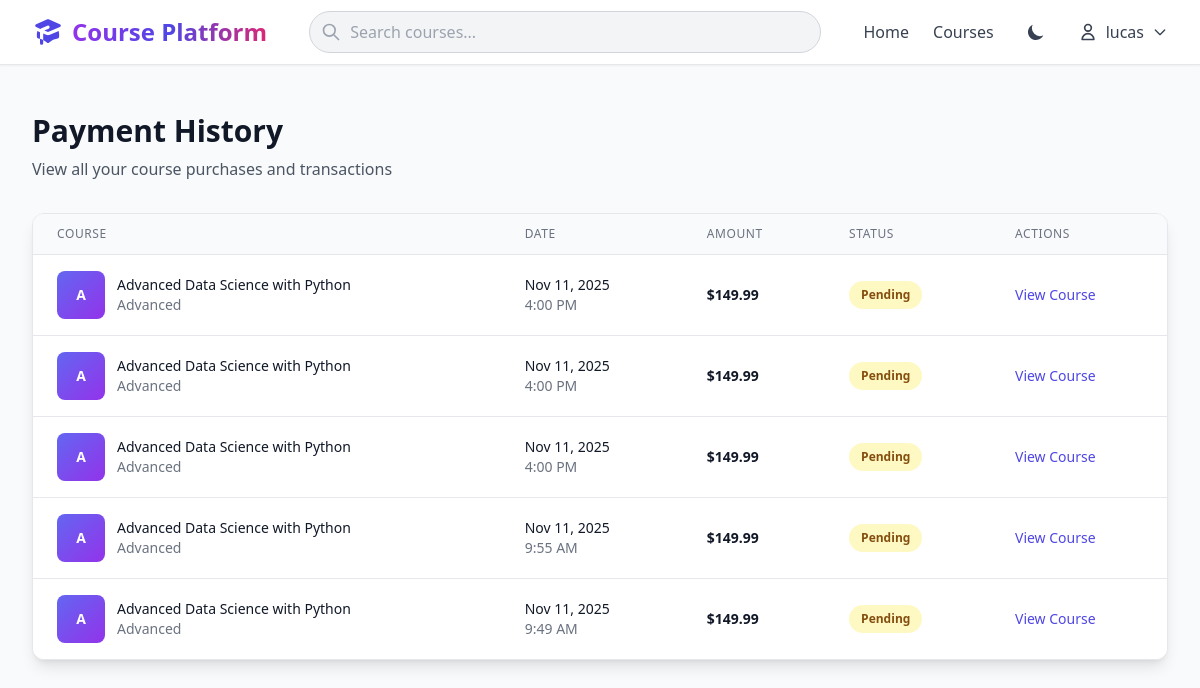
The page /payments/history/ (signed in) on the database its author committed.
### users/models.py (models this page shows, shortened)
class User(AbstractUser):
    USER_TYPES = (
        ('student', 'Student'),
        ('instructor', 'Instructor'),
        ('admin', 'Admin'),
    )
    user_type = models.CharField(max_length=20, choices=USER_TYPES, default='student')
    profile_picture = models.ImageField(upload_to='profiles/', null=True, blank=True)
    bio = models.TextField(blank=True)
    date_joined = models.DateTimeField(auto_now_add=True)
    updated_at = models.DateTimeField(auto_now=True)

### payments/models.py (models this page shows, shortened)
class Payment(models.Model):
    STATUS_CHOICES = (
        ('pending', 'Pending'),
        ('completed', 'Completed'),
        ('failed', 'Failed'),
        ('refunded', 'Refunded'),
    )
    user = models.ForeignKey(
        settings.AUTH_USER_MODEL,
        on_delete=models.CASCADE,
        related_name='payments'
    )
    course = models.ForeignKey(
        Course,
        on_delete=models.CASCADE,
        related_name='payments'
    )
    amount = models.DecimalField(max_digits=10, decimal_places=2)
    currency = models.CharField(max_length=3, default='USD')
    status = models.CharField(max_length=20, choices=STATUS_CHOICES, default='pending')
    stripe_checkout_session_id = models.CharField(max_length=255, blank=True, null=True)
    stripe_payment_intent_id = models.CharField(max_length=255, blank=True, null=True)
    created_at = models.DateTimeField(auto_now_add=True)
    updated_at = models.DateTimeField(auto_now=True)
    completed_at = models.DateTimeField(null=True, blank=True)
    class Meta:
        ordering = ['-created_at']
        indexes = [
            models.Index(fields=['-created_at']),
            models.Index(fields=['user', 'course']),
            models.Index(fields=['stripe_checkout_session_id']),
        ]

### courses/models.py (models this page shows, shortened)
class Course(models.Model):
    LEVEL_CHOICES = (
        ("beginner", "Beginner"),
        ("intermediate", "Intermediate"),
        ("advanced", "Advanced"),
    )
    STATUS_CHOICES = (
        ("draft", "Draft"),
        ("published", "Published"),
        ("archived", "Archived"),
    )
    title = models.CharField(max_length=200)
    slug = models.SlugField(unique=True, max_length=200)
    description = models.TextField()
    short_description = models.CharField(max_length=300, blank=True)
    instructor = models.ForeignKey(
        settings.AUTH_USER_MODEL,
        on_delete=models.CASCADE,
        related_name="courses",
        limit_choices_to={"user_type": "instructor"},
    )
    category = models.ForeignKey(
        Category,
        on_delete=models.SET_NULL,
        null=True,
        blank=True,
        related_name="courses",
    )
    thumbnail = models.ImageField(upload_to="course_thumbnails/", null=True, blank=True)
    background_image = models.ImageField(
        upload_to="course_backgrounds/", null=True, blank=True
    )
    price = models.DecimalField(max_digits=10, decimal_places=2, default=0.00)
    level = models.CharField(max_length=20, choices=LEVEL_CHOICES, default="beginner")
    duration_hours = models.PositiveIntegerField(default=0)
    status = models.CharField(max_length=20, choices=STATUS_CHOICES, default="draft")
    featured = models.BooleanField(default=False)
    created_at = models.DateTimeField(auto_now_add=True)
    updated_at = models.DateTimeField(auto_now=True)
    class Meta:
        ordering = ["-created_at"]

### payments/views.py (the view)
# urls.py: path('history/', views.payment_history, name='payment_history'),
@login_required
def payment_history(request):
    try:
        payments = Payment.objects.filter(user=request.user).select_related('course')
        return render(request, 'payments/history.html', {
            'payments': payments,
        })
    except Exception as e:
        logger.error(f"Error in payment_history: {str(e)}")
        messages.error(request, 'Error loading payment history.')
        return redirect('home')

### templates/payments/history.html (shortened to what this page needs)
{% extends 'base.html' %}
{% load static %}
{% block content %}
<div class="max-w-7xl mx-auto px-4 sm:px-6 lg:px-8 py-12">
    <div class="mb-8">
        <h1 class="text-3xl font-bold text-gray-900 dark:text-white mb-2">Payment History</h1>
        <p class="text-gray-600 dark:text-gray-400">View all your course purchases and transactions</p>
    </div>
    {% if payments %}
        <div class="bg-white dark:bg-gray-800 rounded-xl shadow-lg overflow-hidden border border-gray-200 dark:border-gray-700">
            <div class="overflow-x-auto">
                <table class="min-w-full divide-y divide-gray-200 dark:divide-gray-700">
                    <thead class="bg-gray-50 dark:bg-gray-900">
                        <tr>
                            <th scope="col" class="px-6 py-3 text-left text-xs font-medium text-gray-500 dark:text-gray-400 uppercase tracking-wider">
                                Course
                            </th>
                            <th scope="col" class="px-6 py-3 text-left text-xs font-medium text-gray-500 dark:text-gray-400 uppercase tracking-wider">
                                Date
                            </th>
                            <th scope="col" class="px-6 py-3 text-left text-xs font-medium text-gray-500 dark:text-gray-400 uppercase tracking-wider">
                                Amount
                            </th>
                            <th scope="col" class="px-6 py-3 text-left text-xs font-medium text-gray-500 dark:text-gray-400 uppercase tracking-wider">
                                Status
                            </th>
                            <th scope="col" class="px-6 py-3 text-left text-xs font-medium text-gray-500 dark:text-gray-400 uppercase tracking-wider">
                                Actions
                            </th>
                        </tr>
                    </thead>
                    <tbody class="bg-white dark:bg-gray-800 divide-y divide-gray-200 dark:divide-gray-700">
                        {% for payment in payments %}
                            <tr class="hover:bg-gray-50 dark:hover:bg-gray-700 transition">
                                <td class="px-6 py-4 whitespace-nowrap">
                                    <div class="flex items-center">
                                        {% if payment.course.thumbnail %}
                                            <img src="{{ payment.course.thumbnail.url }}" alt="{{ payment.course.title }}"
                                                 class="w-12 h-12 rounded-lg object-cover mr-3">
                                        {% else %}
                                            <div class="w-12 h-12 rounded-lg bg-gradient-to-br from-indigo-500 to-purple-600 flex items-center justify-center mr-3">
                                                <span class="text-white text-sm font-bold">{{ payment.course.title|first }}</span>
                                            </div>
                                        {% endif %}
                                        <div>
                                            <div class="text-sm font-medium text-gray-900 dark:text-white">
                                                {{ payment.course.title|truncatewords:5 }}
                                            </div>
                                            <div class="text-sm text-gray-500 dark:text-gray-400">
                                                {{ payment.course.level|title }}
                                            </div>
                                        </div>
                                    </div>
                                </td>
                                <td class="px-6 py-4 whitespace-nowrap">
                                    <div class="text-sm text-gray-900 dark:text-white">
                                        {{ payment.created_at|date:"M d, Y" }}
                                    </div>
                                    <div class="text-sm text-gray-500 dark:text-gray-400">
                                        {{ payment.created_at|time:"g:i A" }}
                                    </div>
                                </td>
                                <td class="px-6 py-4 whitespace-nowrap">
                                    <div class="text-sm font-semibold text-gray-900 dark:text-white">
                                        ${{ payment.amount }}
                                    </div>
                                </td>
                                <td class="px-6 py-4 whitespace-nowrap">
                                    {% if payment.status == 'completed' %}
                                        <span class="px-3 py-1 inline-flex text-xs leading-5 font-semibold rounded-full bg-green-100 dark:bg-green-900/30 text-green-800 dark:text-green-400">
                                            Completed
                                        </span>
                                    {% elif payment.status == 'pending' %}
                                        <span class="px-3 py-1 inline-flex text-xs leading-5 font-semibold rounded-full bg-yellow-100 dark:bg-yellow-900/30 text-yellow-800 dark:text-yellow-400">
                                            Pending
                                        </span>
                                    {% elif payment.status == 'failed' %}
                                        <span class="px-3 py-1 inline-flex text-xs leading-5 font-semibold rounded-full bg-red-100 dark:bg-red-900/30 text-red-800 dark:text-red-400">
                                            Failed
                                        </span>
                                    {% elif payment.status == 'refunded' %}
                                        <span class="px-3 py-1 inline-flex text-xs leading-5 font-semibold rounded-full bg-gray-100 dark:bg-gray-700 text-gray-800 dark:text-gray-400">
                                            Refunded
                                        </span>
                                    {% endif %}
                                </td>
                                <td class="px-6 py-4 whitespace-nowrap text-sm">
                                    <a href="{% url 'course_detail' payment.course.slug %}"
                                       class="text-indigo-600 dark:text-indigo-400 hover:text-indigo-900 dark:hover:text-indigo-300 font-medium">
                                        View Course
                                    </a>
                                </td>
                            </tr>
                        {% endfor %}
                    </tbody>
                </table>
            </div>
        </div>
    {% endif %}
</div>
{% endblock %}

### templates/base.html (shortened to what this page needs)
{% load static tailwind_tags %}
<!DOCTYPE html>
<html lang="en" class="h-full" data-theme="light">
<head>
    {% tailwind_css %}
    <link href="https://cdn.jsdelivr.net/npm/flowbite@2.5.2/dist/flowbite.min.css" rel="stylesheet" />
</head>
<body class="bg-gray-50 dark:bg-gray-900 min-h-screen transition-colors duration-300">
    <nav class="bg-white dark:bg-gray-800 border-b border-gray-200 dark:border-gray-700 sticky top-0 z-50 shadow-sm backdrop-blur-lg bg-opacity-95 dark:bg-opacity-95">
        <div class="max-w-7xl mx-auto px-4 sm:px-6 lg:px-8">
            <div class="flex justify-between items-center h-16">
                <div class="flex items-center">
                    <a href="{% url 'home' %}" class="flex items-center space-x-2 group">
                        <span class="text-2xl font-bold bg-gradient-to-r from-purple-600 via-indigo-600 to-pink-600 dark:from-purple-400 dark:via-indigo-400 dark:to-pink-400 bg-clip-text text-transparent">
                        </span>
                    </a>
                </div>
                <div class="hidden md:flex items-center space-x-6 flex-1 max-w-lg mx-8">
                    <div class="relative w-full"
                         hx-get="{% url 'search_courses' %}"
                         hx-trigger="keyup changed delay:300ms"
                         hx-target="#search-results"
                         hx-swap="innerHTML"
                         hx-indicator="#search-spinner">
                        <input type="text"
                               name="q"
                               placeholder="Search courses..."
                               class="w-full px-4 py-2 pl-10 pr-4 bg-gray-100 dark:bg-gray-700 text-gray-900 dark:text-white border border-gray-300 dark:border-gray-600 rounded-full focus:ring-2 focus:ring-indigo-500 dark:focus:ring-indigo-400 focus:border-transparent transition"
                               autocomplete="off">
                        <div class="absolute inset-y-0 left-0 flex items-center pl-3 pointer-events-none">
                        </div>
                    </div>
                </div>
                <div class="hidden md:flex items-center space-x-6">
                    <a href="{% url 'home' %}" class="text-gray-700 dark:text-gray-300 hover:text-indigo-600 dark:hover:text-indigo-400 transition font-medium">Home</a>
                    <a href="{% url 'course_list' %}" class="text-gray-700 dark:text-gray-300 hover:text-indigo-600 dark:hover:text-indigo-400 transition font-medium">Courses</a>
                    <button id="theme-toggle" type="button" class="p-2 rounded-lg text-gray-700 dark:text-gray-300 hover:bg-gray-100 dark:hover:bg-gray-700 transition">
                        <svg id="theme-toggle-dark-icon" class="hidden w-5 h-5" fill="currentColor" viewBox="0 0 20 20">
                            <path d="M17.293 13.293A8 8 0 016.707 2.707a8.001 8.001 0 1010.586 10.586z"></path>
                        </svg>
                    </button>
                    {% if user.is_authenticated %}
                        <div class="relative">
                            <button id="user-menu-button" type="button" class="flex items-center space-x-2 text-gray-700 dark:text-gray-300 hover:text-indigo-600 dark:hover:text-indigo-400 transition font-medium" data-dropdown-toggle="user-dropdown" data-dropdown-placement="bottom-end">
                                <svg class="w-5 h-5" fill="none" stroke="currentColor" viewBox="0 0 24 24">
                                    <path stroke-linecap="round" stroke-linejoin="round" stroke-width="2" d="M16 7a4 4 0 11-8 0 4 4 0 018 0zM12 14a7 7 0 00-7 7h14a7 7 0 00-7-7z"></path>
                                </svg>
                                <span>{{ user.username }}</span>
                                <svg class="w-4 h-4" fill="none" stroke="currentColor" viewBox="0 0 24 24">
                                    <path stroke-linecap="round" stroke-linejoin="round" stroke-width="2" d="M19 9l-7 7-7-7"></path>
                                </svg>
                            </button>
                        </div>
                    {% endif %}
                </div>
            </div>
        </div>
    </nav>
    <main class="min-h-screen mb-4">
        {% block content %}{% endblock %}
    </main>
    {% if debug %}{% load django_browser_reload %}{% django_browser_reload_script %}{% endif %}
</body>
</html>

### templates/base.html (style rules this page uses)
* { transition: background-color 0.3s ease, color 0.3s ease, border-color 0.3s ease; }

### rows shown on the page
User: username "lucas"
Payment: course|first "A", course "Advanced Data Science with Python", course.level "Advanced", created_at "Nov 11, 2025", created_at "4:00 PM", amount "149.99", status "Pending"
Payment: course|first "A", course "Advanced Data Science with Python", course.level "Advanced", created_at "Nov 11, 2025", created_at "4:00 PM", amount "149.99", status "Pending"
Payment: course|first "A", course "Advanced Data Science with Python", course.level "Advanced", created_at "Nov 11, 2025", created_at "4:00 PM", amount "149.99", status "Pending"
Payment: course|first "A", course "Advanced Data Science with Python", course.level "Advanced", created_at "Nov 11, 2025", created_at "9:55 AM", amount "149.99", status "Pending"
Payment: course|first "A", course "Advanced Data Science with Python", course.level "Advanced", created_at "Nov 11, 2025", created_at "9:49 AM", amount "149.99", status "Pending"
